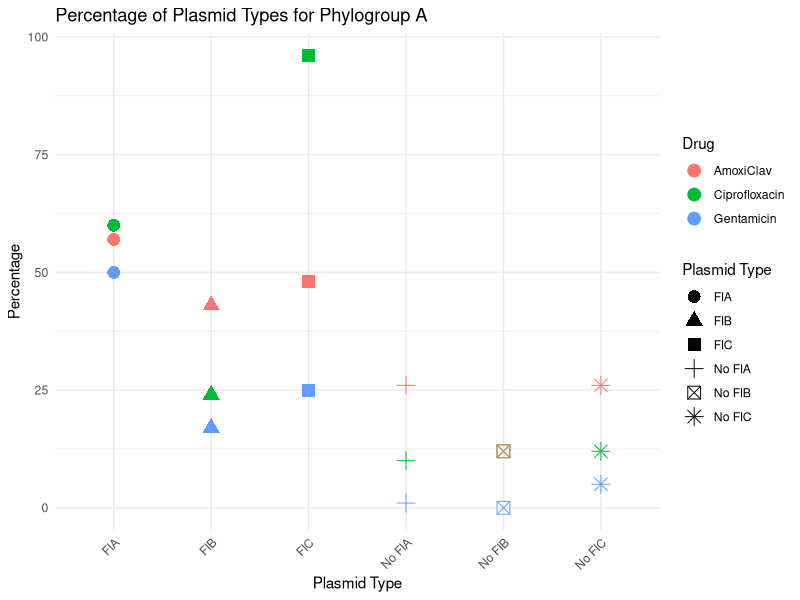
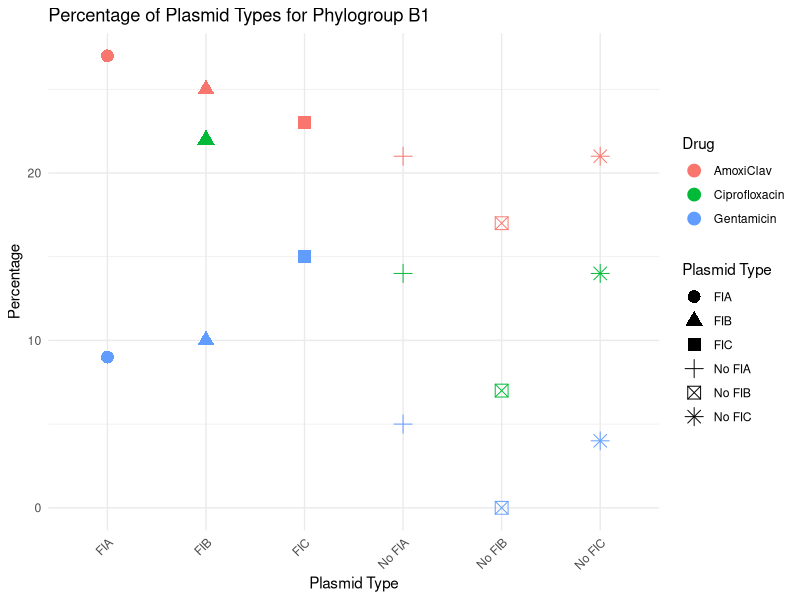
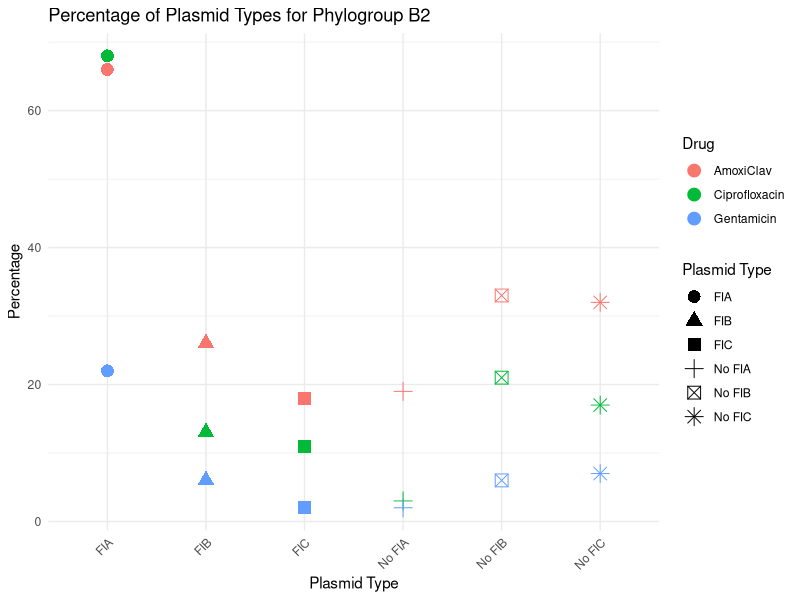
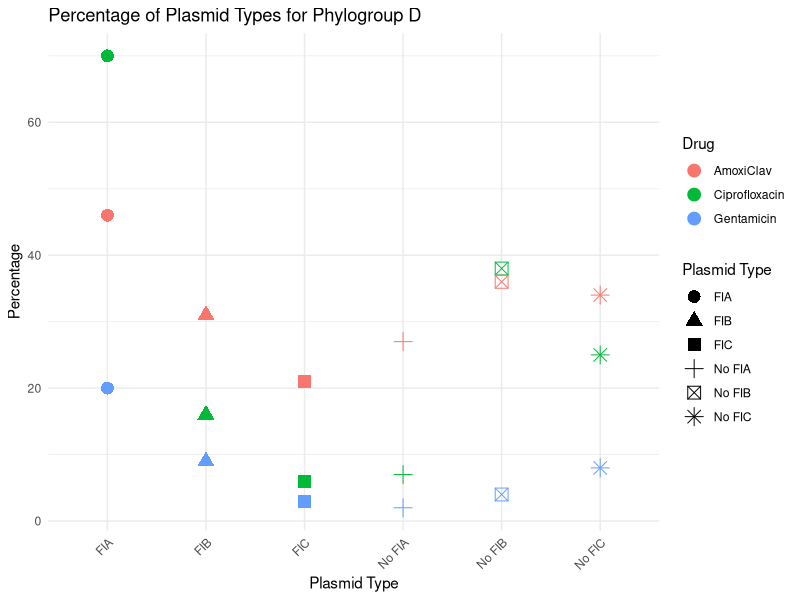

Here is the R script that generated these plots, in order:
# Load required library
library(ggplot2)

# Create a data frame with the provided data
data <- data.frame(
  Phylogroup = rep(c("A", "B1", "B2", "D"), each = 18),
  Drug = rep(rep(c("Ciprofloxacin", "Gentamicin", "AmoxiClav"), each = 6), 4),
  Plasmid = rep(c("FIA", "No FIA", "FIB", "No FIB", "FIC", "No FIC"), 12),
  Percentage = c(
    # Phylogroup A
    60, 10, 24, 12, 96, 12, 50, 1, 17, 0, 25, 5, 57, 26, 43, 12, 48, 26,
    # Phylogroup B1
    27, 14, 22, 7, 23, 14, 9, 5, 10, 0, 15, 4, 27, 21, 25, 17, 23, 21,
    # Phylogroup B2
    68, 3, 13, 21, 11, 17, 22, 2, 6, 6, 2, 7, 66, 19, 26, 33, 18, 32,
    # Phylogroup D
    70, 7, 16, 38, 6, 25, 20, 2, 9, 4, 3, 8, 46, 27, 31, 36, 21, 34
  )
)

# Filter data for the individual phylogroups
phylogroups <- unique(data$Phylogroup)

# Create the plots for each phylogroup
for (phylogroup in phylogroups) {
  plot_data <- subset(data, Phylogroup == phylogroup)
  
  # Create a scatter plot with drug symbols and plasmid key
  p <- ggplot(plot_data, aes(x = Plasmid, y = Percentage, color = Drug, shape = Plasmid)) +
    geom_point(size = 4) +
    labs(
      title = paste("Percentage of Plasmid Types for Phylogroup", phylogroup),
      x = "Plasmid Type",
      y = "Percentage",
      color = "Drug",
      shape = "Plasmid Type"
    ) +
    theme_minimal() +
    theme(axis.text.x = element_text(angle = 45, hjust = 1))
  
  # Print the plot for each phylogroup
  print(p)
}
